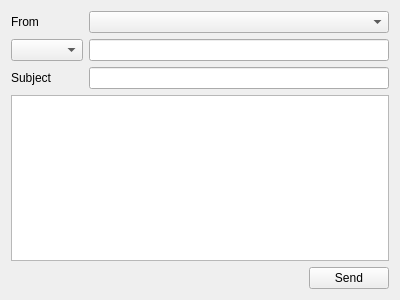
<?xml version="1.0" encoding="UTF-8"?>
<ui version="4.0">
 <class>ComposeWidget</class>
 <widget class="QWidget" name="ComposeWidget">
  <property name="geometry">
   <rect>
    <x>0</x>
    <y>0</y>
    <width>400</width>
    <height>300</height>
   </rect>
  </property>
  <property name="windowTitle">
   <string>Form</string>
  </property>
  <layout class="QGridLayout" name="gridLayout">
   <item row="0" column="0">
    <widget class="QLabel" name="fromLabel">
     <property name="text">
      <string>From</string>
     </property>
     <property name="buddy">
      <cstring>sender</cstring>
     </property>
    </widget>
   </item>
   <item row="0" column="1">
    <widget class="QComboBox" name="sender"/>
   </item>
   <item row="1" column="0">
    <widget class="QComboBox" name="firstRecipientRole"/>
   </item>
   <item row="1" column="1">
    <widget class="QLineEdit" name="firstRecipientAddress"/>
   </item>
   <item row="3" column="0" colspan="2">
    <widget class="QTextEdit" name="mailText"/>
   </item>
   <item row="4" column="1">
    <widget class="QPushButton" name="sendButton">
     <property name="sizePolicy">
      <sizepolicy hsizetype="Fixed" vsizetype="Fixed">
       <horstretch>0</horstretch>
       <verstretch>0</verstretch>
      </sizepolicy>
     </property>
     <property name="layoutDirection">
      <enum>Qt::RightToLeft</enum>
     </property>
     <property name="text">
      <string>Send</string>
     </property>
    </widget>
   </item>
   <item row="2" column="0">
    <widget class="QLabel" name="subjectLabel">
     <property name="text">
      <string>Subject</string>
     </property>
    </widget>
   </item>
   <item row="2" column="1">
    <widget class="QLineEdit" name="subject"/>
   </item>
  </layout>
 </widget>
 <resources/>
 <connections/>
</ui>
